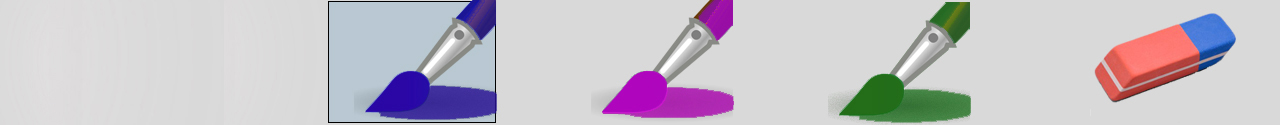
#> input picture ver1_paint_ws_stream_tcs3200/toolbar/1.jpg, 1280 x 125 px; its folder holds 4 pictures in this run
$ python main_esp-cam.py
#> lines starting #> are read from the running program, lines starting #| are printed output that depends on the picture
import cv2
import numpy as np
import os
import tkinter as tk
from tkinter import messagebox, filedialog
import requests
import threading
import time
import mediapipe as mp
from PIL import Image, ImageTk

# =================== کلاس MJPEGStreamReader ===================
class MJPEGStreamReader:
    # [29 lines left out: functions __init__, _read_stream, not called in this run]

    def get_frame(self):
        with self.frame_lock:
            return self.frame

    def stop(self):
        self.running = False
        self.session.close()

# =================== کلاس Detector ===================
class Detector:
    def __init__(self, mode=False, maxHands=2, detectionCon=0.5, trackingCon=0.5):
        self.mode = mode
        self.maxHands = maxHands
        self.detectionCon = detectionCon
        self.trackingCon = trackingCon
        self.mediapipeHands = mp.solutions.hands
        self.hands = self.mediapipeHands.Hands(
            static_image_mode=self.mode,
            max_num_hands=self.maxHands,
            min_detection_confidence=self.detectionCon,
            min_tracking_confidence=self.trackingCon
        )
        self.Draw = mp.solutions.drawing_utils
        self.Indexes = [4, 8, 12, 16, 20]
        self.landmarkList = []

    # [40 lines left out: functions findHands, Position, fing_up, not called in this run]

# =================== تنظیمات اولیه ===================
thickness = 15
colors = {
    "purple": (255, 0, 255),
    "green": (0, 255, 0),
    "red": (0, 0, 255),
    "blue": (255, 0, 0),
    "black": (0, 0, 0),
}
color = colors["blue"]

BASE_DIR = os.path.dirname(os.path.abspath(__file__))
SAVE_PATH = os.path.join(BASE_DIR, "drawings")
TOOLBAR_PATH = os.path.join(BASE_DIR, "toolbar")

toolbars = os.listdir(TOOLBAR_PATH)
toolbar = [cv2.imread(os.path.join(TOOLBAR_PATH, tool)) for tool in toolbars if cv2.imread(os.path.join(TOOLBAR_PATH, tool)) is not None]
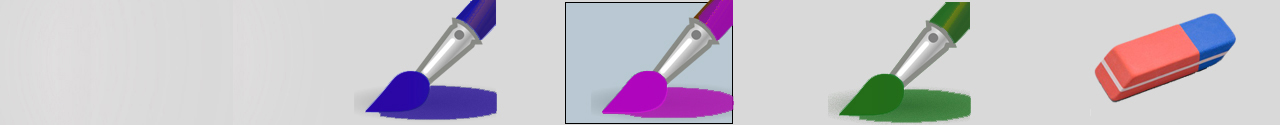
#> input picture ver1_paint_ws_stream_tcs3200/toolbar/2.jpg, 1280 x 125 px
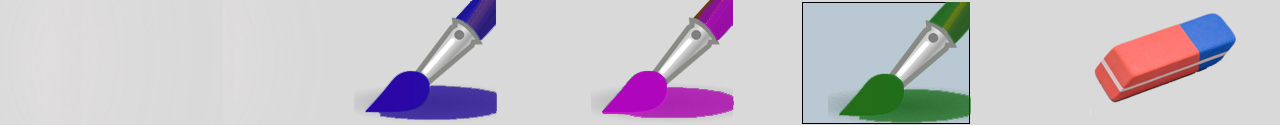
#> input picture ver1_paint_ws_stream_tcs3200/toolbar/3.jpg, 1280 x 125 px
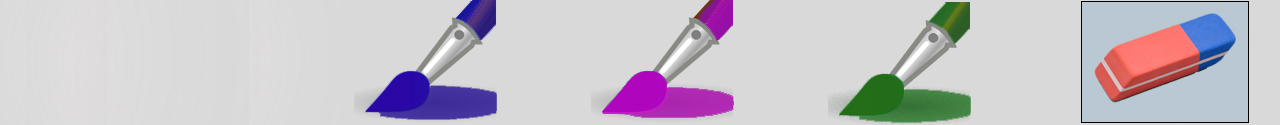
#> input picture ver1_paint_ws_stream_tcs3200/toolbar/4.jpg, 1280 x 125 px

if len(toolbar) == 0:
    raise ValueError("تصاویر ابزار پیدا نشد یا به درستی بارگذاری نشدند.")

menu = toolbar[0]
#> menu is the input picture: shape (125, 1280, 3); mean B, G, R 201.6, 193.7, 198.8
thicknessup = toolbar[5] if len(toolbar) > 5 else None
thicknessdown = toolbar[4] if len(toolbar) > 4 else None
thick = thicknessup if thicknessup is not None else thicknessdown if thicknessdown is not None else None

detector = Detector(detectionCon=0.7, maxHands=2)
#> (the run stopped early here; a loop or call above may not have finished)
